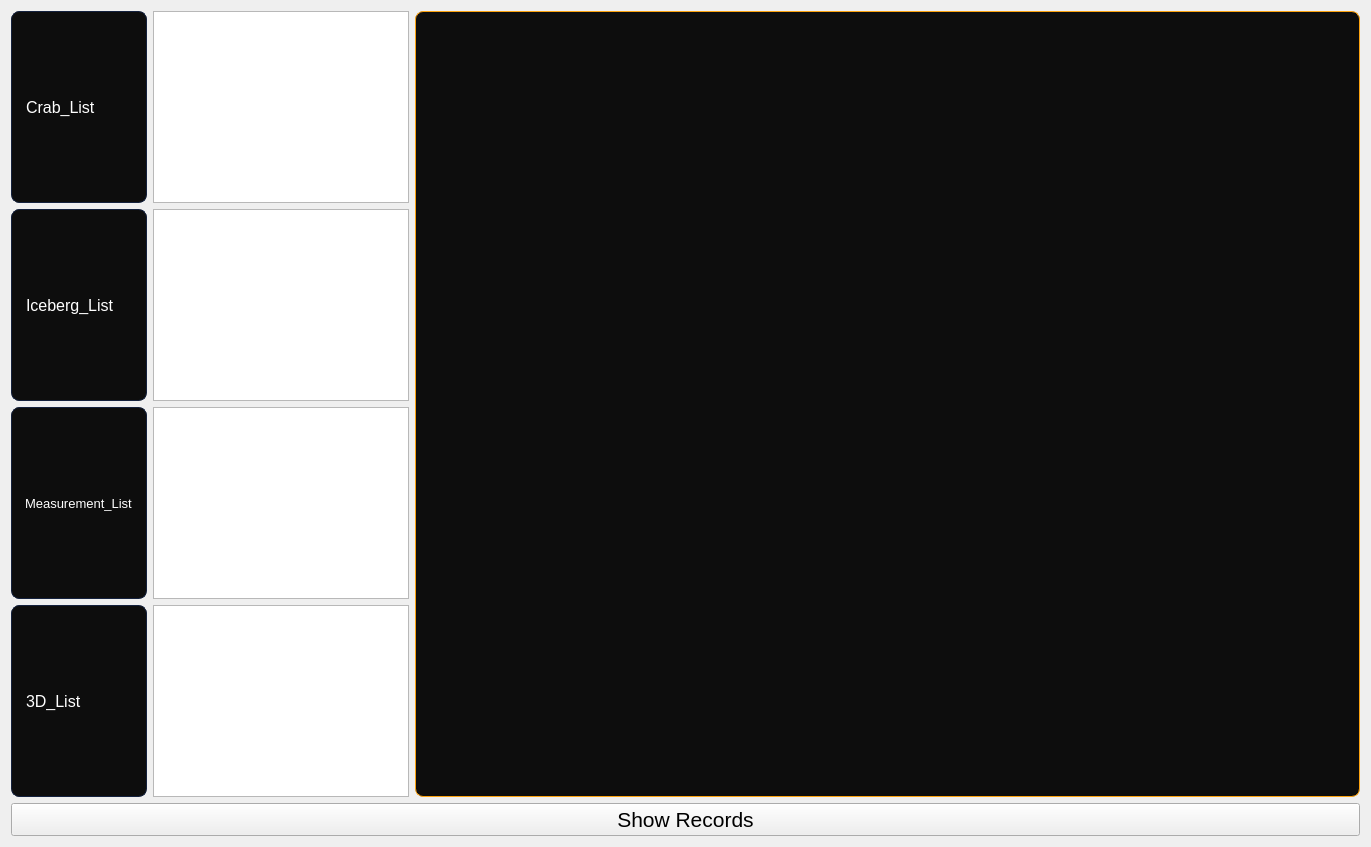
      <widget class="QWidget" name="RV">
       <attribute name="icon">
        <iconset resource="../../../../Downloads.M/Images/Icons/Icone.qrc">
         <normaloff>:/Icon_Png/Icon_Png/screen-recorder.png</normaloff>:/Icon_Png/Icon_Png/screen-recorder.png</iconset>
       </attribute>
       <attribute name="title">
        <string>Records</string>
       </attribute>
       <layout class="QGridLayout" name="gridLayout_10">
        <item row="0" column="0">
         <widget class="QLabel" name="Crab_List_Text_R">
          <property name="font">
           <font>
            <family>Segoe UI</family>
            <pointsize>12</pointsize>
           </font>
          </property>
          <property name="styleSheet">
           <string notr="true">QLabel {
    background-color: #0D0D0D;
    color: #FFFFFF;

    border: 1px solid #14213D;
    border-radius: 8px;

    padding: 6px 10px;
}</string>
          </property>
          <property name="text">
           <string>Crab_List</string>
          </property>
         </widget>
        </item>
        <item row="0" column="1">
         <widget class="QListWidget" name="Records_List_Crab"/>
        </item>
        <item row="0" column="2" rowspan="4">
         <widget class="QLabel" name="Records_Show">
          <property name="minimumSize">
           <size>
            <width>945</width>
            <height>0</height>
           </size>
          </property>
          <property name="styleSheet">
           <string notr="true">QLabel {
    background-color: #0D0D0D;
    color: #FFFFFF;

    border: 1px solid #FCA311;
    border-radius: 8px;

    padding: 6px 10px;
}</string>
          </property>
          <property name="text">
           <string/>
          </property>
         </widget>
        </item>
        <item row="1" column="0">
         <widget class="QLabel" name="Iceberg_List_Text_R">
          <property name="font">
           <font>
            <family>Segoe UI</family>
            <pointsize>12</pointsize>
           </font>
          </property>
          <property name="styleSheet">
           <string notr="true">QLabel {
    background-color: #0D0D0D;
    color: #FFFFFF;

    border: 1px solid #14213D;
    border-radius: 8px;

    padding: 6px 10px;
}</string>
          </property>
          <property name="text">
           <string>Iceberg_List</string>
          </property>
         </widget>
        </item>
        <item row="1" column="1">
         <widget class="QListWidget" name="Records_List_Iceberg"/>
        </item>
        <item row="2" column="0">
         <widget class="QLabel" name="Measure_List_Text_R">
          <property name="font">
           <font>
            <family>Segoe UI</family>
            <pointsize>10</pointsize>
           </font>
          </property>
          <property name="styleSheet">
           <string notr="true">QLabel {
    background-color: #0D0D0D;
    color: #FFFFFF;

    border: 1px solid #14213D;
    border-radius: 8px;

    padding: 6px 10px;
}</string>
          </property>
          <property name="text">
           <string>Measurement_List</string>
          </property>
         </widget>
        </item>
        <item row="2" column="1">
         <widget class="QListWidget" name="Records_List_Measure"/>
        </item>
        <item row="3" column="0">
         <widget class="QLabel" name="D_List_Text_R">
          <property name="font">
           <font>
            <family>Segoe UI</family>
            <pointsize>12</pointsize>
           </font>
          </property>
          <property name="styleSheet">
           <string notr="true">QLabel {
    background-color: #0D0D0D;
    color: #FFFFFF;

    border: 1px solid #14213D;
    border-radius: 8px;

    padding: 6px 10px;
}</string>
          </property>
          <property name="text">
           <string>3D_List</string>
          </property>
         </widget>
        </item>
        <item row="3" column="1">
         <widget class="QListWidget" name="Records_List_3D">
          <property name="font">
           <font>
            <family>Segoe UI</family>
            <pointsize>11</pointsize>
           </font>
          </property>
         </widget>
        </item>
        <item row="4" column="0" colspan="3">
         <widget class="QPushButton" name="Show_Records">
          <property name="font">
           <font>
            <family>Segoe UI</family>
            <pointsize>16</pointsize>
           </font>
          </property>
          <property name="text">
           <string>Show Records</string>
          </property>
          <property name="icon">
           <iconset resource="../../../../Downloads.M/Images/Icons/Icone.qrc">
            <normaloff>:/Icon_Png/Icon_Png/eye.png</normaloff>:/Icon_Png/Icon_Png/eye.png</iconset>
          </property>
          <property name="iconSize">
           <size>
            <width>30</width>
            <height>30</height>
           </size>
          </property>
         </widget>
        </item>
       </layout>
      </widget>
